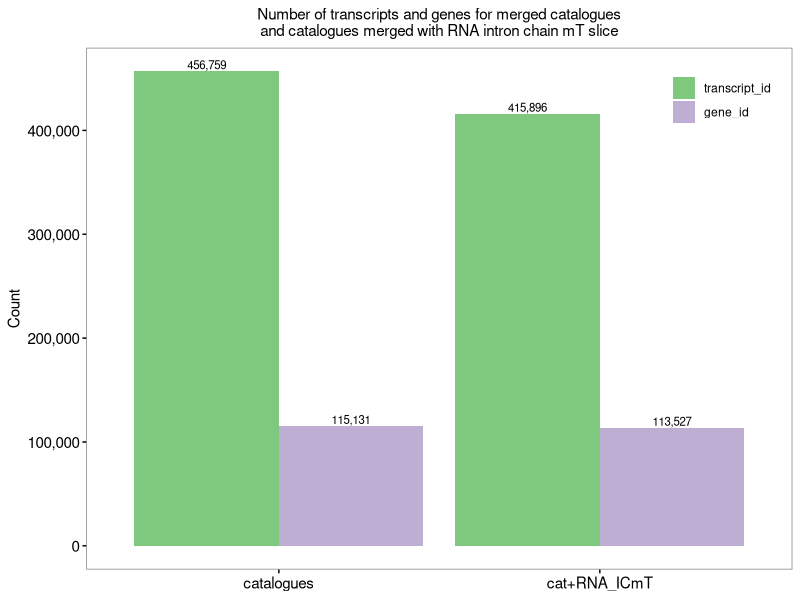

Here is the R script that generated this plot:
## ---- chunk 1
library(dplyr)
library(ggplot2)
library(patchwork)
library(purrr)
library(stringr)
## ---- chunk 2
df <- data.frame (data_set  = c("catalogues", "catalogues", "cat+RNA_ICmT", "cat+RNA_ICmT"),
                  id_type = c("transcript_id", "gene_id", "transcript_id", "gene_id"),
                  count = c(456759, 115131, 415896, 113527)
                  )
df
## ---- chunk 3
#pdf(file = "tmerged_cat_and_T_RNA-ICmT.pdf", width = 6.2, height = 4)
df %>%
  ggplot(data=.,aes(x=reorder(data_set, -count),
                    y=count,
                    fill=reorder(id_type, -count))) +
  geom_bar(stat="identity", position=position_dodge()) +
  geom_text(aes(label = paste0(scales::comma(count))),
          position = position_dodge(width=0.9),
          vjust=-0.25,
          size = 2.9) +
  theme_minimal() +
  ylab('Count') +
  ggtitle(label = "Number of transcripts and genes for merged catalogues\nand catalogues merged with RNA intron chain mT slice") +
  scale_fill_brewer(palette="Accent", direction = 1) +
  theme(axis.title.x=element_blank(),
        axis.text = element_text(colour = "black", size = 11),
        axis.ticks = element_line(colour = "black"),
        panel.background = element_rect(fill = "white", colour = "grey50"),
        legend.title = element_blank(),
        legend.position = c(0.9, 0.9),
        panel.grid = element_blank(),
        plot.title = element_text(hjust = 0.5, size=11)
        ) +
  scale_y_continuous(labels=scales::comma)
